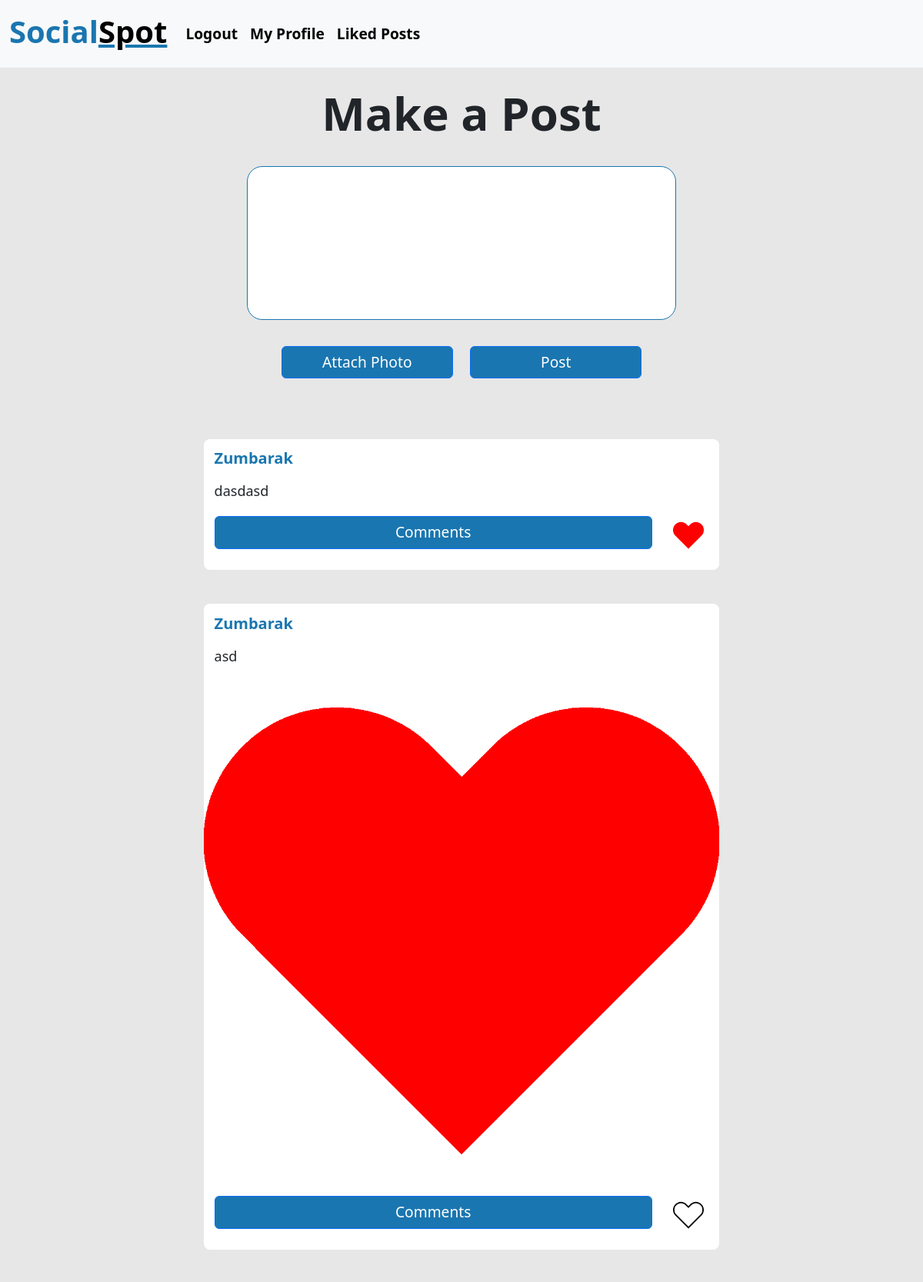
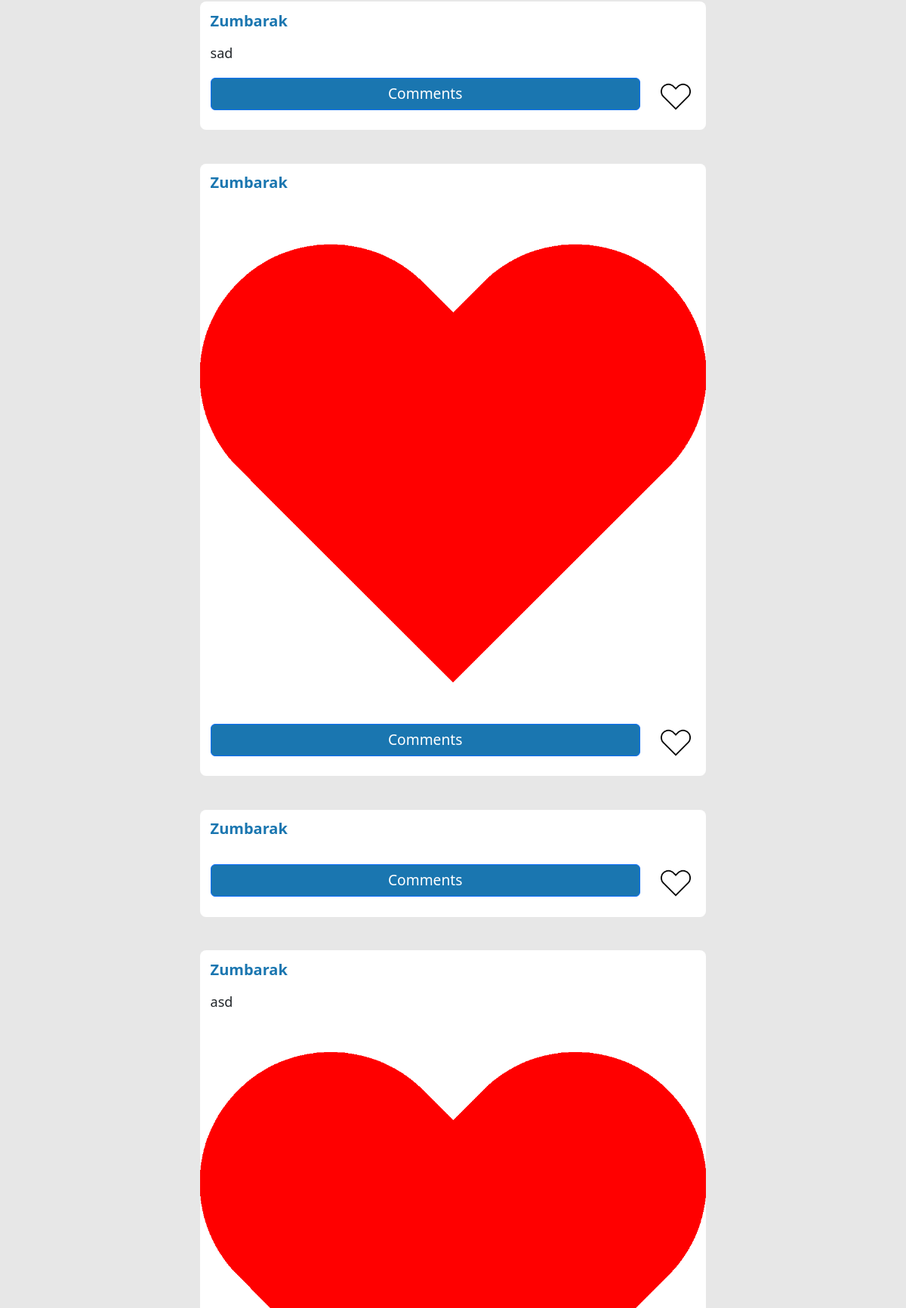
The page / (signed in, upper part) on the database its author committed (2 pictures, top to bottom).
### app/models.py (models this page shows, shortened)
class Posts(db.Model):
    postID = db.Column(db.Integer, primary_key=True)
    caption = db.Column(db.String)
    path = db.Column(db.String)
    username = db.Column(db.String)

### app/views.py (the view, shortened to what this page needs)
@app.route('/', methods=["GET", "POST"])
@login_required
def home():
    comment_form = CommentForm()
    post_form = PostForm()
    user = current_user
    user_hearts = set(
        heart.postID for heart in models.Hearts.query.filter_by(username=user.username)
    )
    posts = reversed(models.Posts.query.all())
    comments = list(reversed(models.Comments.query.all()))
    return render_template(
        "home.html", title="Home", posts=posts,
        comment_form=comment_form, post_form=post_form,
        comments=comments, hearts=user_hearts, page="home", user=user
    )

### app/forms.py
class CommentForm(FlaskForm):
    comment = StringField('Make a Comment', validators = [Length(min=1, max=100)])
    submit = SubmitField('Post')
    postID = HiddenField('Post ID')

class PostForm(FlaskForm):
    post = FileField('post')
    caption = TextAreaField('Make a Post', validators = [Length(max=1000)])
    submit = SubmitField('Post')

### app/views.py (called while the page is built)
@login_manager.user_loader
def load_user(user_id):
    return models.Users.query.get(int(user_id))

### app/templates/home.html (shortened to what this page needs)
<!DOCTYPE html>
{% extends "base.html" %}
{% block content %}
  <div class="posts">
    <form method="post" class="newpost-container" enctype="multipart/form-data">
      <h1>{{ post_form.caption.label }}</h1>
      {{ post_form.caption(class="newpost") }}
      <div class="newpost-btns">
        <label class="attach-btn btn btn-primary" for="{{ post_form.post.id }}">Attach Photo</label>
        {{ post_form.submit(class="post-btn btn btn-primary") }}
      </div>
    </form>
    {% for post in posts %}
    <div class="post">
      <a class="user-hyperlink" href="/{{ post.username }}"><h2>{{ post.username }}</h2></a>
      <h3>{{ post.caption }}</h3>
      {% if post.path != "NA" %}
      <div>
        <img class="image" src="{{ post.path }}" alt="Uploaded Image">
      </div>
      {% endif %}
      <div class="interaction">
        <div class="post-btns">
          <button type="button" class="comments-btn btn btn-primary" data-bs-toggle="modal" data-bs-target="#modal{{ post.postID }}">
            Comments
          </button>
          <form class="heart-form{{ post.postID }}">
            {% if post.postID not in hearts %}
            <input type="image" src="../static/heart.png" name="heart" class="heart" alt="Like Button">
            {% elif post.postID in hearts %}
            <input type="image" src="../static/hearted.png" name="heart" class="heart" alt="Like Button">
            {% endif %}
          </form>
        </div>
      </div>
    </div>
    {% endfor %}
  </div>
{% endblock %}

### app/templates/base.html (shortened to what this page needs)
<!DOCTYPE html>
<html lang="en">
    <head>
        <link href="https://cdn.jsdelivr.net/npm/bootstrap@5.3.2/dist/css/bootstrap.min.css" rel="stylesheet">
        <link href="../static/style.css" rel="stylesheet" type="text/css">
    </head>
    <body>
        {% if page == "home" %}
        <nav class="navbar navbar-expand-lg bg-body-tertiary">
          <div class="container-fluid">
            <a class="navbar-brand" href="/"><div class="logo-home"><h1 class="social-home">Social</h1><h1 class="spot-home">Spot</h1></div></a>
            <div class="collapse navbar-collapse" id="navbarSupportedContent">
              <ul class="navbar-nav me-auto mb-2 mb-lg-0">
                <li class="nav-item">
                  <a class="nav-link" aria-current="page" href="/logout">Logout</a>
                </li>
                <li class="nav-item">
                  <a class="nav-link" href="/{{ user.username }}">My Profile</a>
                </li>
                <li class="nav-item">
                  <a class="nav-link" href="/likes">Liked Posts</a>
                </li>
              </ul>
            </div>
          </div>
        </nav>
        {% endif %}
        <div class="container-sm", id="content">
          {% block content %}{% endblock %}
        </div>
    </body>
</html>

### app/static/style.css (style rules this page uses)
body { background-color: rgb(231, 231, 231); }
h1 { font-weight: bold; font-size: 70px; margin-bottom: 5%; margin-top: 12%; }
.posts { display: flex; flex-direction: column; justify-content: center; align-items: center; }
.post { margin-top: 2%; margin-bottom: 2%; width: 60%; min-width: 500px; background-color: rgb(255, 255, 255); border-radius: 1vh; }
.post h2 { font-size: 20px; font-weight: bold; margin-bottom: 1%; padding: 2%; color: rgb(26, 118, 176); }
.post h3 { font-size: large; margin-top: 1%; padding-left: 2%; padding-right: 2%; }
.image { width:100%; height: auto; }
.newpost { width: 50%; height: 200px; border-radius: 20px; padding: 2%; border-color: rgb(26, 118, 176); border-style: solid; resize: none; margin-bottom: 2%; margin-top: 3%; font-size: larger; }
.newpost-container { width: 100%; display: flex; flex-direction: column; align-items: center; margin-bottom: 3%; }
.newpost-container h1 { font-size: 60px; margin: 0%; margin-top: 2%; text-decoration: underline; text-decoration-color: rgb(26, 118, 176); }
.newpost-btns { display: flex; width: 50%; justify-content: center; align-items: center; }
.post-btn { background-color: rgb(26, 118, 176); margin: 2%; margin-bottom: 4%; width: 40%; font-size: larger; color: white; }
.attach-btn { background-color: rgb(26, 118, 176); margin: 2%; margin-bottom: 4%; width: 40%; font-size: larger; color: white; }
.comments-btn { background-color: rgb(26, 118, 176); margin: 2%; margin-bottom: 4%; width: 85%; margin-right: 4%; font-size: larger; }
.heart { height: 40px; width: 40px; }
.post-btns { display: flex; align-items: center; }
.logo-home { display: flex; align-items:end; margin-top: -10%; }
.social-home { color: rgb(26, 118, 176); font-size: 40px; }
.spot-home { color: black; text-decoration-line: underline; text-decoration-color: rgb(26, 118, 176); font-size: 40px; }
.nav-link { color: rgb(0, 0, 0); font-size: larger; font-weight: bold; }
.user-hyperlink { text-decoration: none; }

### rows shown on the page
Posts: username "Zumbarak", caption "dasdasd"
Posts: username "Zumbarak", caption "asd", path (picture)
Posts: username "Zumbarak", caption "sad"
Posts: username "Zumbarak", path (picture)
Posts: username "Zumbarak"
Posts: username "Zumbarak", caption "asd", path (picture)

### other values the page prints
{{ post_form.caption.label }} "Make a Post"
